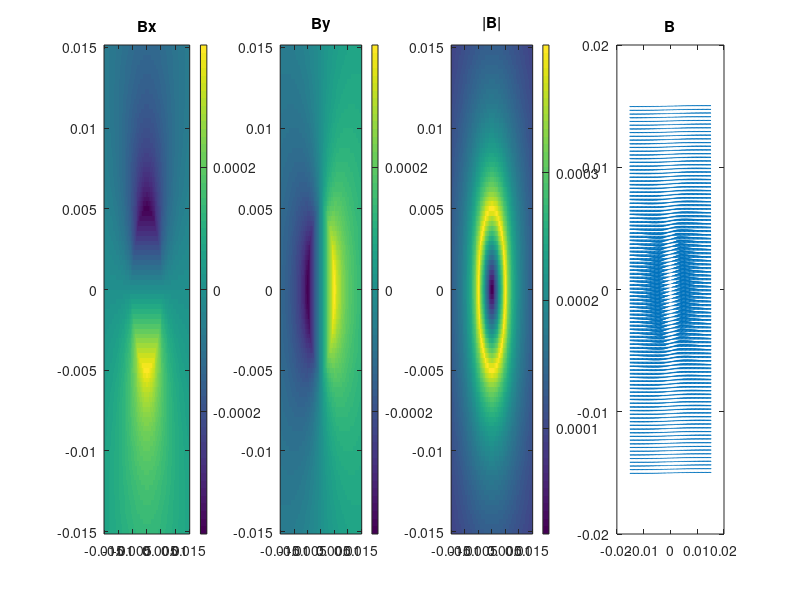
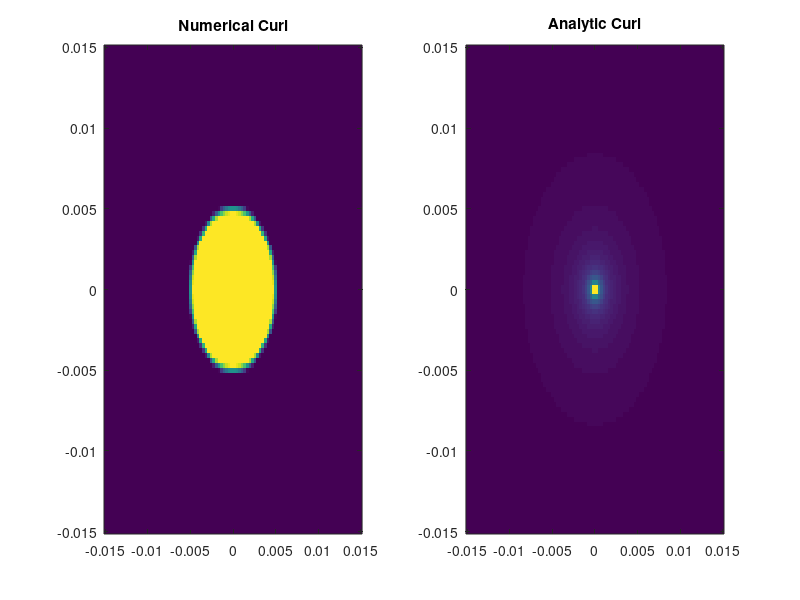
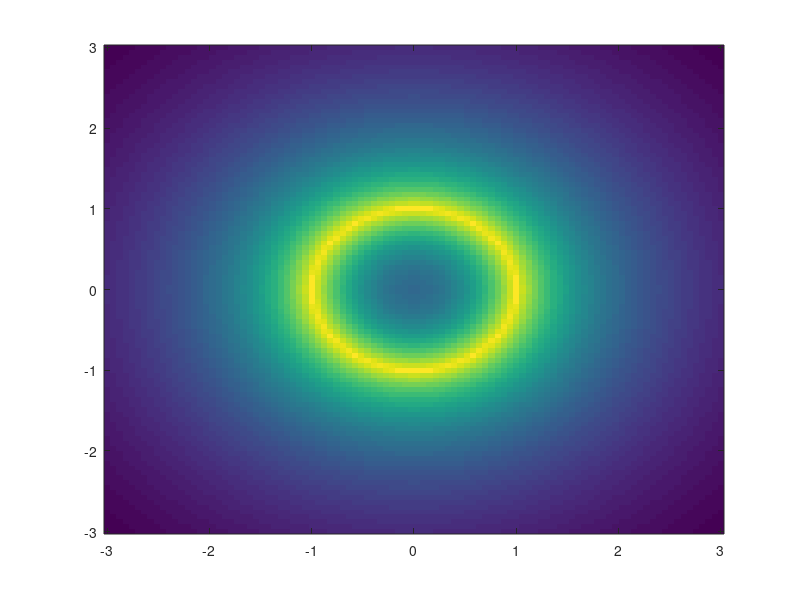

These figures' MATLAB source, in order:

clc;clear;close all;
%% Problem 1a + 1b
%define terms
I = 10;                        %A
mu_naught = 4*pi*10^(-7);      %H/m
a = .005;                      %m

%define grid
lx = 100;
ly = 100;
x = linspace(-3*a,3*a,lx);
y = linspace(-3*a,3*a,ly);
[X,Y] = meshgrid(x,y);

% Allocate space and calculate B
Bx = 0.*X;
By = 0.*Y;
Bmag = 0.*X;
for ix = 1:lx
    for iy = 1:ly
        %components
        if sqrt(X(ix,iy)^2 + Y(ix,iy)^2) < a
            Bx(ix,iy) = (mu_naught*I/(2*pi*a^2))* sqrt(X(ix,iy)^2 + Y(ix,iy)^2)*(-Y(ix,iy)/sqrt(X(ix,iy)^2 + Y(ix,iy)^2));
            By(ix,iy) = (mu_naught*I/(2*pi*a^2))* sqrt(X(ix,iy)^2 + Y(ix,iy)^2)*(X(ix,iy)/sqrt(X(ix,iy)^2 + Y(ix,iy)^2));
        elseif sqrt(X(ix,iy)^2 + Y(ix,iy)^2) >= a
            Bx(ix,iy) = (mu_naught*I/(2*pi*sqrt(X(ix,iy)^2 + Y(ix,iy)^2)))*(-Y(ix,iy)/sqrt(X(ix,iy)^2 + Y(ix,iy)^2));
            By(ix,iy) = (mu_naught*I/(2*pi*sqrt(X(ix,iy)^2 + Y(ix,iy)^2)))*(X(ix,iy)/sqrt(X(ix,iy)^2 + Y(ix,iy)^2));
        end %if
        
        %magnitude
        Bmag(ix,iy) = sqrt(Bx(ix,iy)^2+By(ix,iy)^2);
        
    end %for y
end %for x

% plot
figure(1)
%bx
subplot(1,4,1)
imagesc(x,y,Bx)
title('Bx')
colorbar;
axis xy

%by
subplot(1,4,2)
imagesc(x,y,By)
title('By')
colorbar;
axis xy

%b
subplot(1,4,3)
imagesc(x,y,Bmag)
title('|B|')
colorbar;
axis xy

%bx
subplot(1,4,4)
quiver(x,y,Bx,By,0)
title('B')

%% Problem 1c+1d
%calculate curl of B numerically
dx = x(2)-x(1);
dy = y(2)-y(1);
curlb = 0.*X;

%x part of curl
curlx = zeros(size(By));
for ix = 2:lx-1
    curlx(:,ix) = (By(:,ix+1)-By(:,ix-1))/2/dx;
end %for
curlx(:,1) = (By(:,2)-By(:,1))/dx;
curlx(:,lx)=(By(:,lx)-By(:,lx-1))/dx;

%y part of curl
curly = zeros(size(Bx));
for iy = 2:ly-1
    curly(iy,:) = (Bx(iy+1,:)-Bx(iy-1,:))/2/dy;
end %for
curly(1,:) = (Bx(2,:)-Bx(1,:))/dy;
curly(ly,:)=(Bx(ly,:)-Bx(ly-1,:))/dy;

numeric_curl = curlx - curly;

%calculate curl of b analytically
analytic_curl = zeros(size(Bx));
for ix = 1:lx
    for iy = 1:ly
        if sqrt(X(ix,iy)^2 + Y(ix,iy)^2) < a
            analytic_curl(ix,iy) = mu_naught*I/(2*pi*a^2)*(1/sqrt(X(ix,iy)^2+Y(ix,iy)^2));
        elseif sqrt(X(ix,iy)^2 + Y(ix,iy)^2) >= a
            analytic_curl(ix,iy) = mu_naught*I/(2*pi*a^2)*(1/sqrt(X(ix,iy)^2+Y(ix,iy)^2));
        end
    end
end

figure(2)
subplot(1,2,1)
imagesc(x,y,numeric_curl)
axis xy
title('Numerical Curl')

subplot(1,2,2)
imagesc(x,y,analytic_curl)
axis xy
title('Analytic Curl')

%% Problem 1e
%define constants
Q = 1;
a = 1;
epsilon = 8.854e-12;

%define grid
lx = 100;
ly = 100;
lz = 100;

x = linspace(-3*a,3*a,lx);
y = linspace(-3*a,3*a,ly);
z = linspace(-3*a,3*a,lz);

[X,Y,Z] = meshgrid(x,y,z);

%allocate space and calculate potential
phi = 0.*X;
for ix = 1:lx
    for iy = 1:ly
        for iz = 1:lz
        if sqrt(X(iy,ix,iz)^2 + Y(iy,ix,iz)^2 + Z(iy,ix,iz)) < a
            phi(iy,ix,iz) = Q/(4*pi*epsilon*a) + Q/(8*pi*epsilon*a^3)*(X(iy,ix,iz)^2+Y(iy,ix,iz)^2+Z(iy,ix,iz)^2-a^2);
        elseif sqrt(X(iy,ix,iz)^2 + Y(iy,ix,iz)^2 + Z(iy,ix,iz)) >= a
            phi(iy,ix,iz) = Q/(4*pi*epsilon*sqrt(X(iy,ix,iz)^2+Y(iy,ix,iz)^2+Z(iy,ix,iz)^2));
        end %if
        end %for z
    end %for y
end %for x

%plot
figure(3);
imagesc(x,y,phi(:,:,50))
axis xy


%% Problem 2
W = -1/2




































